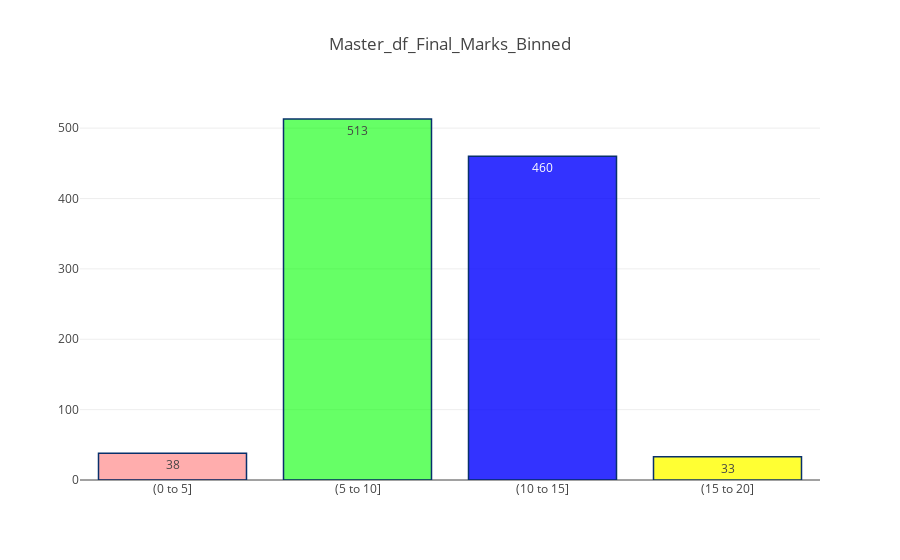

The cell this chart's notebook holds for it:
### Code cell
x= ['(0 to 5]', '(5 to 10]', '(10 to 15]', '(15 to 20]']
y= list(master_df_final_marks_binned)

trace1 = go.Bar(
    x=x,
    y=y,
    text=y,
    textposition = 'auto',
    marker=dict(
        color=['rgba(255, 51, 51, 0.4)', 'rgba(0, 255, 0, 0.6)',
               'rgba(0, 0, 255,0.8)', 'rgba(255, 255, 51,1)'],
        line=dict(
            color='rgb(8,48,107)',
            width=1.5),
        ),
    opacity=1
)

data = [trace1]

layout = go.Layout(
    title='Master_df_Final_Marks_Binned',
)

#py.iplot([trace1], filename='basic-bar')

fig = go.Figure(data=data, layout=layout)
py.iplot(fig, filename='color-bar')

### Figure 1 — Plotly figure (JSON) as saved in the notebook; plotly's stock layout.template omitted (floating-point values rounded to 4 significant figures)
{"data": [{"marker": {"color": ["rgba(255, 51, 51, 0.4)", "rgba(0, 255, 0, 0.6)", "rgba(0, 0, 255,0.8)", "rgba(255, 255, 51,1)"], "line": {"color": "rgb(8,48,107)", "width": 1.5}}, "opacity": 1, "text": ["38", "513", "460", "33"], "textposition": "auto", "type": "bar", "uid": "30904884-c400-11e8-813c-d54112adc950", "x": ["(0 to 5]", "(5 to 10]", "(10 to 15]", "(15 to 20]"], "y": [38, 513, 460, 33]}], "layout": {"title": "Master_df_Final_Marks_Binned"}}
